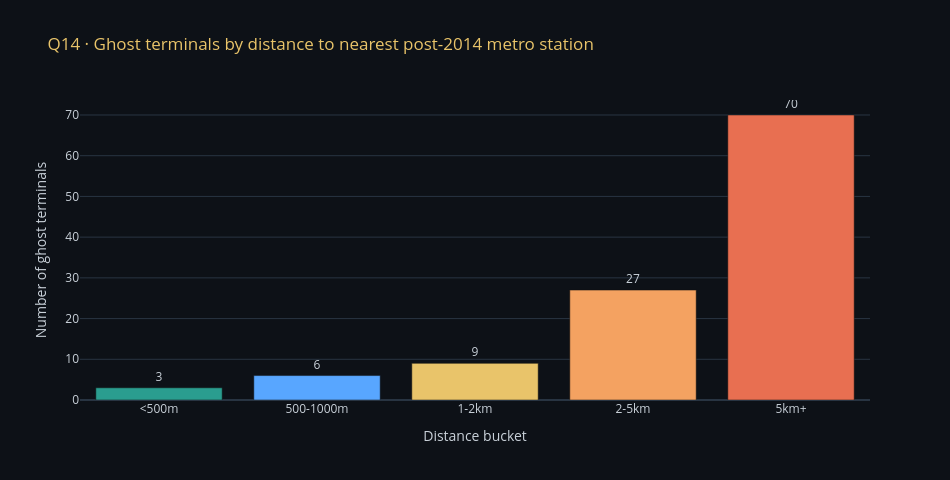

Write notebook code for a chart like this one.
### Markdown cell above
<div style="background:rgba(88,166,255,0.06);border-left:3px solid #58A6FF;padding:14px 20px;border-radius:0 6px 6px 0;margin:16px 0;width:calc(100% - 32px);max-width:calc(100% - 32px);box-sizing:border-box;overflow-x:auto;overflow-wrap:anywhere;word-break:break-word;white-space:normal;">
 <span style="font-family:'Share Tech Mono',monospace;color:#58A6FF;font-size:.85em;letter-spacing:.15em;max-width:100%;box-sizing:border-box;overflow-wrap:anywhere;word-break:break-word;white-space:normal;">⟐ CODE EXPLANATION</span>
 <p style="margin:8px 0 0;color:#C9D1D9;line-height:1.6;max-width:100%;box-sizing:border-box;overflow-wrap:anywhere;word-break:break-word;white-space:normal;">Bar chart of ghost-terminal distance buckets - shows the answer to the question at a glance.</p>
</div>

### Code cell
colors = ['#2A9D8F','#58A6FF','#E9C46A','#F4A261','#E86F51']
fig = go.Figure(go.Bar(
    x=bucket_counts['dist_bucket'].astype(str), y=bucket_counts['ghosts'],
    marker_color=colors[:len(bucket_counts)],
    text=bucket_counts['ghosts'], textposition='outside',
))
fig.update_layout(template='plotly_dark', paper_bgcolor=BG, plot_bgcolor=BG,
                  title=dict(text='Q14 · Ghost terminals by distance to nearest post-2014 metro station',
                             font=dict(color='#E9C46A')),
                  xaxis=dict(title='Distance bucket', color=TXT),
                  yaxis=dict(title='Number of ghost terminals', color=TXT),
                  font=dict(color=TXT), height=480, width=950)
fig.show()

### Figure 1 — Plotly figure (JSON) as saved in the notebook; plotly's stock layout.template omitted (floating-point values rounded to 4 significant figures)
{"data": [{"marker": {"color": ["#2A9D8F", "#58A6FF", "#E9C46A", "#F4A261", "#E86F51"]}, "text": [3.0, 6.0, 9.0, 27.0, 70.0], "textposition": "outside", "type": "bar", "x": ["<500m", "500-1000m", "1-2km", "2-5km", "5km+"], "y": [3, 6, 9, 27, 70]}], "layout": {"font": {"color": "#C9D1D9"}, "height": 480, "paper_bgcolor": "#0D1117", "plot_bgcolor": "#0D1117", "title": {"font": {"color": "#E9C46A"}, "text": "Q14 · Ghost terminals by distance to nearest post-2014 metro station"}, "width": 950, "xaxis": {"color": "#C9D1D9", "title": {"text": "Distance bucket"}}, "yaxis": {"color": "#C9D1D9", "title": {"text": "Number of ghost terminals"}}}}
